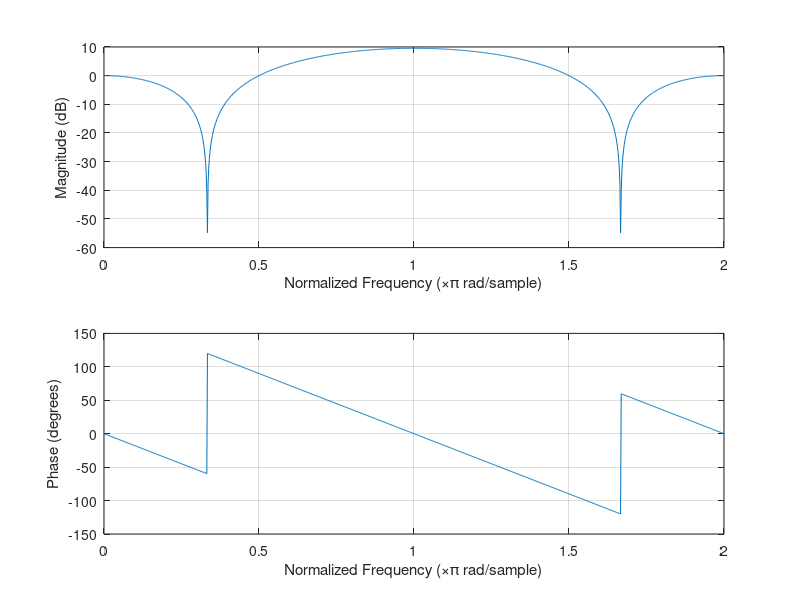
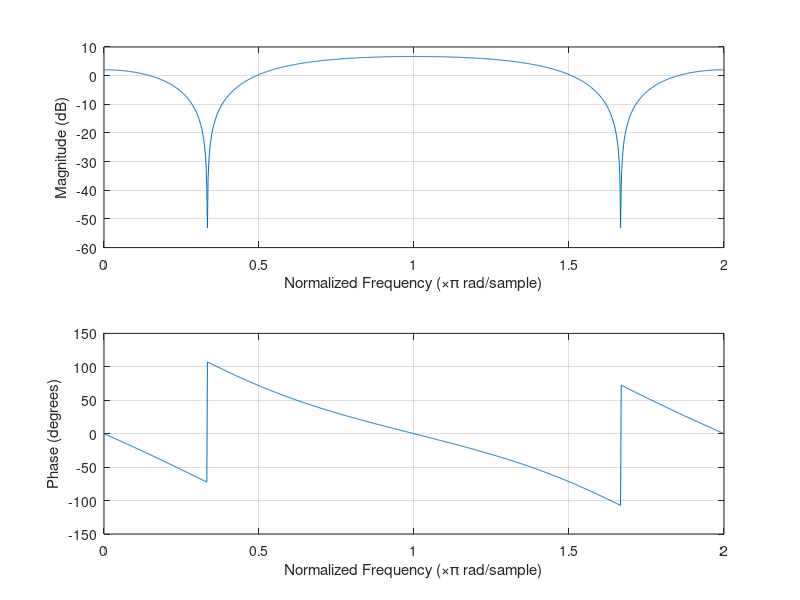
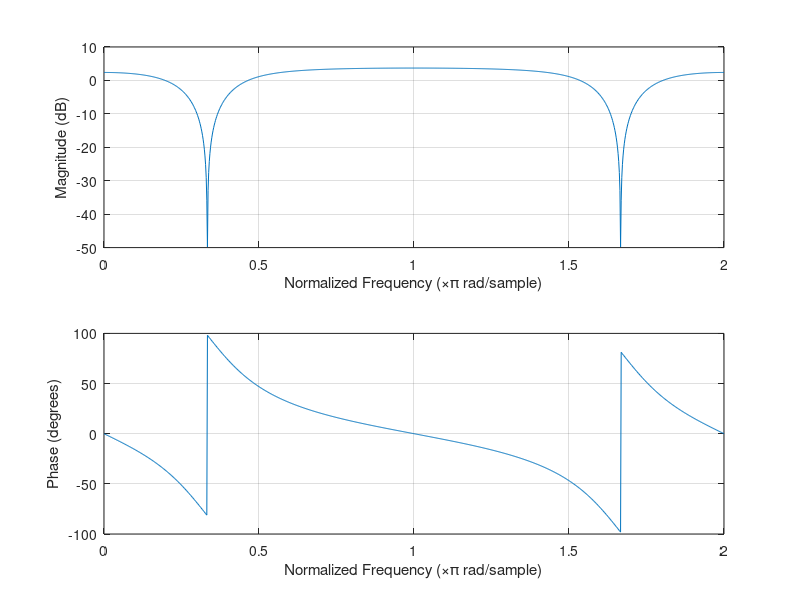
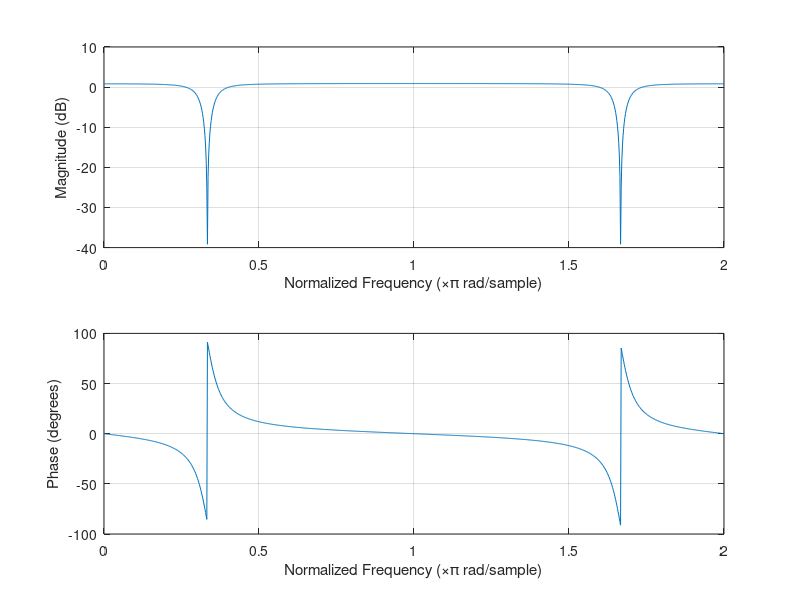

Source code (MATLAB) for these figures, in order:

for r = 0:0.3:1;
theta = pi/3;

a = [1,-2* r * cos(theta), r*r];
b = [1,-2*cos(theta),1];


figure()
hold on
freqz(b,a,1001, "whole");

end